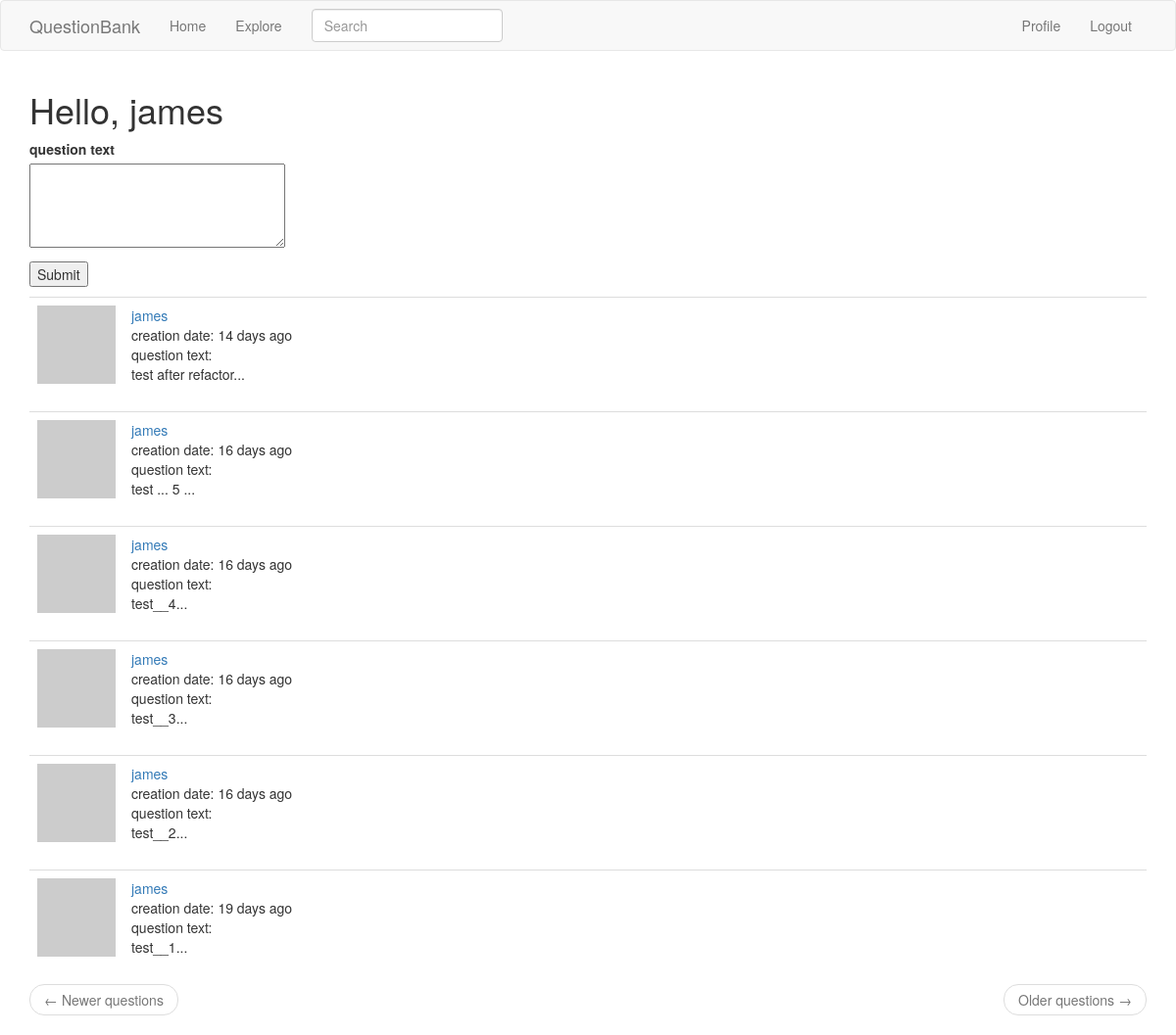
The app's page /index (signed in) with its own data.
### app/models.py (models this page shows, shortened)
class User(UserMixin, db.Model):
    id = db.Column(db.Integer, primary_key=True)
    username = db.Column(db.String(64), index=True, unique=True)
    email = db.Column(db.String(120), index=True, unique=True)
    password_hash = db.Column(db.String(128))
    about_me = db.Column(db.String(140))
    last_seen = db.Column(db.DateTime, default=datetime.utcnow)
    questions = db.relationship('Question', backref='author', lazy='dynamic')
    def avatar(self, size):
        digest = md5(self.email.lower().encode('utf-8')).hexdigest()
        return 'https://www.gravatar.com/avatar/{}?id=identicon&s={}'.format(
            digest, size)

class SearchableMixin(object):
    @classmethod
    def before_commit(cls, session):
        session._changes = {
            'add': list(session.new),
            'update': list(session.dirty),
            'delete': list(session.deleted)
        }
    @classmethod
    def after_commit(cls, session):
        for obj in session._changes['add']:
            if isinstance(obj, SearchableMixin):
                add_to_index(obj.__tablename__, obj)
        for obj in session._changes['update']:
            if isinstance(obj, SearchableMixin):
                add_to_index(obj.__tablename__, obj)
        for obj in session._changes['delete']:
            if isinstance(obj, SearchableMixin):
                remove_from_index(obj.__tablename__, obj)
        session._changes = None

class Question(SearchableMixin, db.Model):
    __searchable__ = ['body']
    id = db.Column(db.Integer, primary_key=True)
    body = db.Column(db.String(140))
    timestamp = db.Column(db.DateTime, index=True, default=datetime.utcnow)
    user_id = db.Column(db.Integer, db.ForeignKey('user.id'))

### app/main/routes.py (the view)
@bp.route('/', methods=['GET', 'POST'])
@bp.route('/index', methods=['GET', 'POST'])
@login_required
def index():
    form = QuestionForm()
    if form.validate_on_submit():
        question = Question(body=form.question.data, author=current_user)
        db.session.add(question)
        db.session.commit()
        flash('Your question has been added to the bank.')
        return redirect(url_for('main.index'))
    page = request.args.get('page', 1, type=int)
    questions = current_user.questions.order_by(
        Question.timestamp.desc()).paginate(
        page, current_app.config['QUESTIONS_PER_PAGE'], False)
    next_url = url_for('main.index', page=questions.next_num) \
        if questions.has_next else None
    prev_url = url_for('main.index', page=questions.prev_num) \
        if questions.has_prev else None
    return render_template('index.html', title='Home', form=form,
                           questions=questions.items, next_url=next_url,
                           prev_url=prev_url)

### app/main/forms.py
class SearchForm(FlaskForm):
    q = StringField('Search', validators=[DataRequired()])
    def __init__(self, *args, **kwargs):
        if 'formdata' not in kwargs:
            kwargs['formdata'] = request.args
        if 'csrf_enabled' not in kwargs:
            kwargs['csrf_enabled'] = False
        super(SearchForm, self).__init__(*args, **kwargs)

class QuestionForm(FlaskForm):
    question = TextAreaField('question text', validators=[
        DataRequired(), Length(min=1, max=256)])
    submit = SubmitField('Submit')

### app/main/routes.py (called while the page is built)
@bp.before_request
def before_request():
    if current_user.is_authenticated:
        current_user.last_seen = datetime.utcnow()
        db.session.commit()
        g.search_form = SearchForm()

### app/models.py (called while the page is built)
@login.user_loader
def load_user(id):
    return User.query.get(int(id))

### app/templates/index.html (shortened to what this page needs)
{% extends "base.html" %}
{% block app_content %}
	<h1>Hello, {{ current_user.username }}</h1>
	{% if form %}
	<form action="" method="post">
		<p>
			{{ form.question.label }}<br>
			{{ form.question(cols=32, rows=4) }}<br>
		</p>
		<p>{{ form.submit() }}</p>
	</form>
	{% endif %}
	{% for question in questions %}
		{% include '_question.html' %}
	{% endfor %}
	<nav aria-label="...">
		<ul class="pager">
			<li class="previous{% if not prev_url %} disabled{% endif %}">
				<a href="{{ prev_url or '#' }}">
					<span aria-hidden="true">&larr;</span> Newer questions
				</a>
			</li>
			<li class="next{% if not next_url %} disabled{% endif %}">
				<a href="{{ next_url or '#' }}">
					Older questions <span aria-hidden="true">&rarr;</span>
				</a>
			</li>
		</ul>
	</nav>
{% endblock %}

### app/templates/base.html (shortened to what this page needs)
{% extends 'bootstrap/base.html' %}
{% block navbar %}
	<nav class="navbar navbar-default">
		<div class="container">
			<div class="navbar-header">
				<a class="navbar-brand" href="{{ url_for('main.index') }}">QuestionBank</a>
			</div>
			<div class="collapse navbar-collapse" id="bs-example-navbar-collapse-1">
				<ul class="nav navbar-nav">
					<li><a href="{{ url_for('main.index') }}">Home</a></li>
					<li><a href="{{ url_for('main.explore') }}">Explore</a></li>
				</ul>
				{% if g.search_form %}
					<form class="navbar-form navbar-left" method="get"
						action="{{ url_for('main.search') }}">
						<div class="form-group">
							{{ g.search_form.q(size=20, class='form-control',
								placeholder=g.search_form.q.label.text) }}
						</div>
					</form>
				{% endif %}
				<ul class="nav navbar-nav navbar-right">
					{% if current_user.is_anonymous %}
					<li><a href="{{ url_for('auth.login') }}">Login</a></li>
					{% else %}
					<li><a href="{{ url_for('main.user', username=current_user.username) }}">Profile</a></li>
					<li><a href="{{ url_for('auth.logout') }}">Logout</a></li>
					{% endif %}
				</ul>
			</div>
		</div>
	</nav>
{% endblock %}
{% block content %}
	<div class="container">
		{% block app_content %}{% endblock %}
	</div>
{% endblock %}

### app/templates/_question.html
<table class="table table-hover">
	<tr>
		<td width="70px">
			<a href="{{ url_for('main.user', username=question.author.username) }}">
				<img src="{{ question.author.avatar(70) }}" />
			</a>
		</td>
		<td>
			<a href="{{ url_for('main.user', username=question.author.username) }}">
				{{ question.author.username }}
			</a><br>
			creation date: {{ moment(question.timestamp).fromNow() }}<br>
			question text:
			<br>
			{{ question.body }}
		</td>
	</tr>
</table>

### records on screen
User: username "james"
Question: author.username "james", timestamp "14 days ago", body "test after refactor..."
Question: author.username "james", timestamp "16 days ago", body "test ... 5 ..."
Question: author.username "james", timestamp "16 days ago", body "test__4..."
Question: author.username "james", timestamp "16 days ago", body "test__3..."
Question: author.username "james", timestamp "16 days ago", body "test__2..."
Question: author.username "james", timestamp "19 days ago", body "test__1..."
